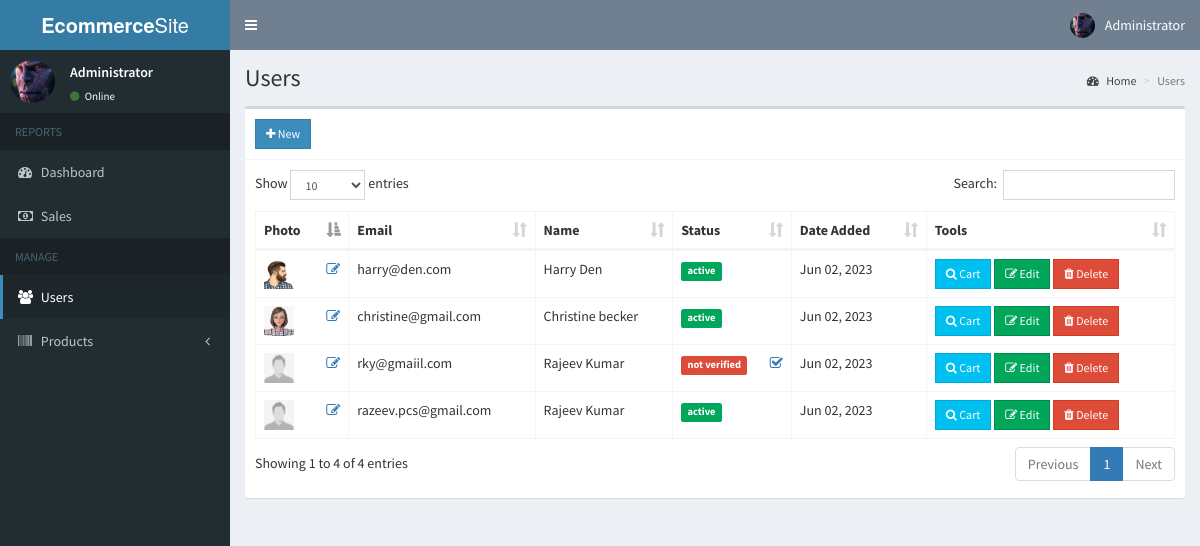
The page /admin/users.php (signed in) on the database its author committed.
### tables this page shows
CREATE TABLE `users` (
  `id` int(11) NOT NULL,
  `email` varchar(200) NOT NULL,
  `password` varchar(60) NOT NULL,
  `type` int(1) NOT NULL,
  `firstname` varchar(50) NOT NULL,
  `lastname` varchar(50) NOT NULL,
  `address` text NOT NULL,
  `contact_info` varchar(100) NOT NULL,
  `photo` varchar(200) NOT NULL,
  `status` int(1) NOT NULL,
  `activate_code` varchar(15) NOT NULL,
  `reset_code` varchar(15) NOT NULL,
  `created_on` date NOT NULL
);

### admin/includes/session.php (called while the page is built, shortened)
<?php
	include '../includes/conn.php';
	$conn = $pdo->open();
	$stmt = $conn->prepare("SELECT * FROM users WHERE id=:id");
	$stmt->execute(['id'=>$_SESSION['admin']]);
	$admin = $stmt->fetch();
?>

### admin/users.php (the view, shortened to what this page needs)
<?php include 'includes/session.php'; ?>
<?php include 'includes/header.php'; ?>
<body class="hold-transition skin-blue sidebar-mini">
<div class="wrapper">
  <?php include 'includes/navbar.php'; ?>
  <?php include 'includes/menubar.php'; ?>
  <div class="content-wrapper">
    <section class="content-header">
      <h1>
        Users
      </h1>
      <ol class="breadcrumb">
        <li><a href="#"><i class="fa fa-dashboard"></i> Home</a></li>
        <li class="active">Users</li>
      </ol>
    </section>
    <section class="content">
      <div class="row">
        <div class="col-xs-12">
          <div class="box">
            <div class="box-header with-border">
              <a href="#addnew" data-toggle="modal" class="btn btn-primary btn-sm btn-flat"><i class="fa fa-plus"></i> New</a>
            </div>
            <div class="box-body">
              <table id="example1" class="table table-bordered">
                <thead>
                  <th>Photo</th>
                  <th>Email</th>
                  <th>Name</th>
                  <th>Status</th>
                  <th>Date Added</th>
                  <th>Tools</th>
                </thead>
                <tbody>
                  <?php
                    $conn = $pdo->open();
                    try{
                      $stmt = $conn->prepare("SELECT * FROM users WHERE type=:type");
                      $stmt->execute(['type'=>0]);
                      foreach($stmt as $row){
                        $image = (!empty($row['photo'])) ? '../images/'.$row['photo'] : '../images/profile.jpg';
                        $status = ($row['status']) ? '<span class="label label-success">active</span>' : '<span class="label label-danger">not verified</span>';
                        $active = (!$row['status']) ? '<span class="pull-right"><a href="#activate" class="status" data-toggle="modal" data-id="'.$row['id'].'"><i class="fa fa-check-square-o"></i></a></span>' : '';
                        echo "
                          <tr>
                            <td>
                              <img src='".$image."' height='30px' width='30px'>
                              <span class='pull-right'><a href='#edit_photo' class='photo' data-toggle='modal' data-id='".$row['id']."'><i class='fa fa-edit'></i></a></span>
                            </td>
                            <td>".$row['email']."</td>
                            <td>".$row['firstname'].' '.$row['lastname']."</td>
                            <td>
                              ".$status."
                              ".$active."
                            </td>
                            <td>".date('M d, Y', strtotime($row['created_on']))."</td>
                            <td>
                              <a href='cart.php?user=".$row['id']."' class='btn btn-info btn-sm btn-flat'><i class='fa fa-search'></i> Cart</a>
                              <button class='btn btn-success btn-sm edit btn-flat' data-id='".$row['id']."'><i class='fa fa-edit'></i> Edit</button>
                              <button class='btn btn-danger btn-sm delete btn-flat' data-id='".$row['id']."'><i class='fa fa-trash'></i> Delete</button>
                            </td>
                          </tr>
                        ";
                      }
                    }
                    catch(PDOException $e){
                      echo $e->getMessage();
                    }
                  ?>
                </tbody>
              </table>
            </div>
          </div>
        </div>
      </div>
    </section>
  </div>
</div>
</body>
</html>

### admin/includes/navbar.php (shortened to what this page needs)
<header class="main-header">
  <a href="#" class="logo">
    <span class="logo-lg"><b>Ecommerce</b>Site</span>
  </a>
  <nav class="navbar navbar-static-top">
    <a href="#" class="sidebar-toggle" data-toggle="push-menu" role="button">
    </a>
    <div class="navbar-custom-menu">
      <ul class="nav navbar-nav">
        <li class="dropdown user user-menu">
          <a href="#" class="dropdown-toggle" data-toggle="dropdown">
            <img src="<?php echo (!empty($admin['photo'])) ? '../images/'.$admin['photo'] : '../images/profile.jpg'; ?>" class="user-image" alt="User Image">
            <span class="hidden-xs"><?php echo $admin['firstname'].' '.$admin['lastname']; ?></span>
          </a>
        </li>
      </ul>
    </div>
  </nav>
</header>

### admin/includes/menubar.php (shortened to what this page needs)
<aside class="main-sidebar">
  <section class="sidebar">
    <div class="user-panel">
      <div class="pull-left image">
        <img src="<?php echo (!empty($admin['photo'])) ? '../images/'.$admin['photo'] : '../images/profile.jpg'; ?>" class="img-circle" alt="User Image">
      </div>
      <div class="pull-left info">
        <p><?php echo $admin['firstname'].' '.$admin['lastname']; ?></p>
        <a><i class="fa fa-circle text-success"></i> Online</a>
      </div>
    </div>
    <ul class="sidebar-menu" data-widget="tree">
      <li class="header">REPORTS</li>
      <li><a href="home.php"><i class="fa fa-dashboard"></i> <span>Dashboard</span></a></li>
      <li><a href="sales.php"><i class="fa fa-money"></i> <span>Sales</span></a></li>
      <li class="header">MANAGE</li>
      <li><a href="users.php"><i class="fa fa-users"></i> <span>Users</span></a></li>
      <li class="treeview">
        <a href="#">
          <i class="fa fa-barcode"></i>
          <span>Products</span>
          <span class="pull-right-container">
            <i class="fa fa-angle-left pull-right"></i>
          </span>
        </a>
      </li>
    </ul>
  </section>
</aside>

### rows shown on the page
users: photo (picture), firstname "Administrator"
users: photo (picture), email "harry@den.com", firstname "Harry", lastname "Den", status "active", created_on "Jun 02, 2023"
users: photo (picture), email "christine@gmail.com", firstname "Christine", lastname "becker", status "active", created_on "Jun 02, 2023"
users: email "rky@gmaiil.com", firstname "Rajeev", lastname "Kumar", status "not verified", created_on "Jun 02, 2023"
users: email "razeev.pcs@gmail.com", firstname "Rajeev", lastname "Kumar", status "active", created_on "Jun 02, 2023"
